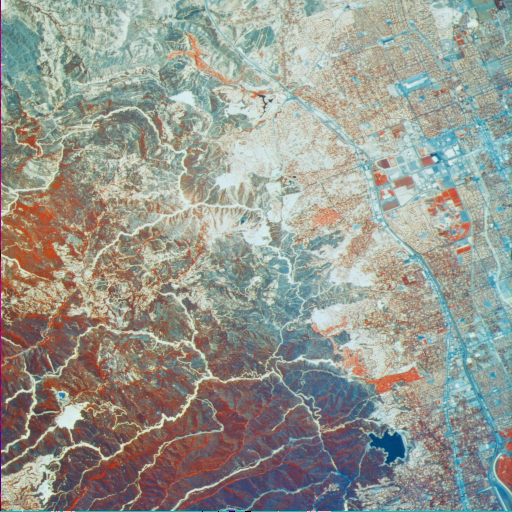
#> input picture teste.png, 512 x 512 px
$ python 'namão.py'
#> lines starting #> are read from the running program, lines starting #| are printed output that depends on the picture
"""
namão.py — Conversão manual pixel a pixel para tons de cinza via ITU-R BT.601.
"""

import sys
from pathlib import Path
from PIL import Image


def main(image_path: str = "teste.png") -> None:
#> called with image_path = 'teste.png'
    source = Path(image_path)
    if not source.exists():
        print(f"Erro: Arquivo '{image_path}' não encontrado.", file=sys.stderr)
        return

    # 1. Carregar a imagem RGB
    imagem_original = Image.open(str(source))
#> imagem_original is the input picture: PIL image 512x512 RGB; mean R, G, B 150.3, 151.7, 143.4
    imagem_rgb = imagem_original.convert("RGB")

    largura, altura = imagem_rgb.size
#> largura = 512; altura = 512
    print("--- IMAGEM ORIGINAL (RGB) ---")
    print(f"Dimensões (Largura x Altura): {largura} x {altura}")
#| Dimensões (Largura x Altura): 512 x 512
    print(f"Modo de cor: {imagem_rgb.mode}")
#| Modo de cor: RGB
    print(f"Quantidade total de pixels: {largura * altura}")
#| Quantidade total de pixels: 262144

    # 2. Criar uma nova imagem para tons de cinza
    imagem_cinza = Image.new("L", (largura, altura))
#> imagem_cinza: PIL image 512x512 L; every value is 0
    pixels_rgb = imagem_rgb.load()
    pixels_cinza = imagem_cinza.load()

    valor_min = 255
    valor_max = 0

    # 3. Varredura manual (Pixel por Pixel)
    for y in range(altura):
        for x in range(largura):
            r, g, b = pixels_rgb[x, y]
            intensidade = int(0.2989 * r + 0.5870 * g + 0.1140 * b)
            intensidade = max(0, min(255, intensidade))

            if intensidade < valor_min:
                valor_min = intensidade
            if intensidade > valor_max:
                valor_max = intensidade

            pixels_cinza[x, y] = intensidade
#> after the loop, valor_max = 233; valor_min = 0

    print("\n--- IMAGEM RESULTANTE (TONS DE CINZA - NA MÃO) ---")
    print(f"Dimensões (Largura x Altura): {imagem_cinza.size[0]} x {imagem_cinza.size[1]}")
#| Dimensões (Largura x Altura): 512 x 512
    print(f"Modo de cor: {imagem_cinza.mode} (8-bit grayscale)")
#| Modo de cor: L (8-bit grayscale)
    print(f"Piso e teto dos valores na imagem em tons de cinza: min={valor_min}, max={valor_max}")
#| Piso e teto dos valores na imagem em tons de cinza: min=0, max=233

    # 4. Salvar a imagem resultante em disco
    nome_arquivo_saida = "teste_cinza_namao.jpg"
    imagem_cinza.save(nome_arquivo_saida)
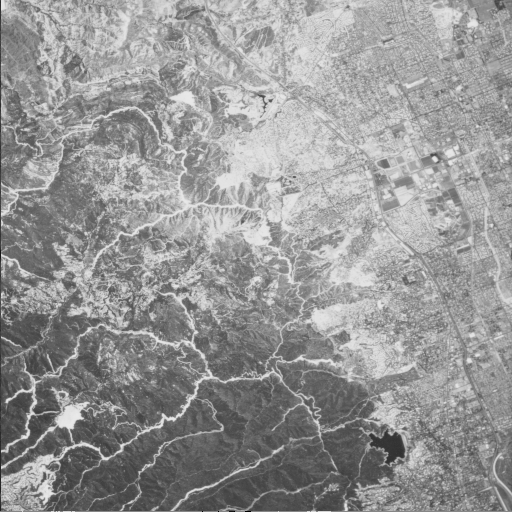
#> saved as teste_cinza_namao.jpg: PIL image 512x512 L; min 0, max 233, mean 149.8
    print(f"\nImagem salva com sucesso em: {nome_arquivo_saida}")

    imagem_original.close()
    imagem_rgb.close()
    imagem_cinza.close()


if __name__ == "__main__":
    _path = sys.argv[1] if len(sys.argv) > 1 else "teste.png"
    main(_path)
